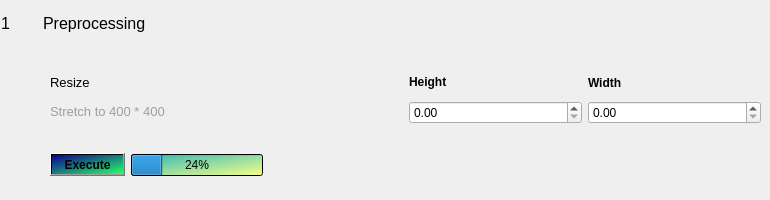
         <widget class="QWidget" name="widget_1" native="true">
          <property name="enabled">
           <bool>true</bool>
          </property>
          <property name="sizePolicy">
           <sizepolicy hsizetype="MinimumExpanding" vsizetype="Preferred">
            <horstretch>0</horstretch>
            <verstretch>0</verstretch>
           </sizepolicy>
          </property>
          <property name="minimumSize">
           <size>
            <width>200</width>
            <height>200</height>
           </size>
          </property>
          <property name="sizeIncrement">
           <size>
            <width>0</width>
            <height>0</height>
           </size>
          </property>
          <property name="baseSize">
           <size>
            <width>0</width>
            <height>0</height>
           </size>
          </property>
          <widget class="QWidget" name="layoutWidget">
           <property name="geometry">
            <rect>
             <x>1</x>
             <y>11</y>
             <width>145</width>
             <height>25</height>
            </rect>
           </property>
           <layout class="QHBoxLayout" name="horizontalLayout">
            <item>
             <widget class="QLabel" name="section1">
              <property name="font">
               <font>
                <family>Arial</family>
                <pointsize>12</pointsize>
               </font>
              </property>
              <property name="autoFillBackground">
               <bool>false</bool>
              </property>
              <property name="styleSheet">
               <string notr="true"/>
              </property>
              <property name="frameShape">
               <enum>QFrame::NoFrame</enum>
              </property>
              <property name="frameShadow">
               <enum>QFrame::Raised</enum>
              </property>
              <property name="text">
               <string>1</string>
              </property>
              <property name="textFormat">
               <enum>Qt::PlainText</enum>
              </property>
              <property name="openExternalLinks">
               <bool>false</bool>
              </property>
             </widget>
            </item>
            <item>
             <widget class="QLabel" name="Preprocessing">
              <property name="font">
               <font>
                <family>Arial</family>
                <pointsize>12</pointsize>
               </font>
              </property>
              <property name="styleSheet">
               <string notr="true">color: rgb(0, 0, 0);</string>
              </property>
              <property name="text">
               <string>Preprocessing</string>
              </property>
              <property name="wordWrap">
               <bool>false</bool>
              </property>
              <property name="textInteractionFlags">
               <set>Qt::LinksAccessibleByKeyboard</set>
              </property>
             </widget>
            </item>
           </layout>
          </widget>
          <widget class="QWidget" name="layoutWidget">
           <property name="geometry">
            <rect>
             <x>50</x>
             <y>150</y>
             <width>213</width>
             <height>30</height>
            </rect>
           </property>
           <layout class="QHBoxLayout" name="horizontalLayout_3">
            <item>
             <widget class="QPushButton" name="Pre_Execute">
              <property name="font">
               <font>
                <weight>75</weight>
                <bold>true</bold>
                <strikeout>false</strikeout>
               </font>
              </property>
              <property name="focusPolicy">
               <enum>Qt::StrongFocus</enum>
              </property>
              <property name="acceptDrops">
               <bool>false</bool>
              </property>
              <property name="styleSheet">
               <string notr="true">background-color: qlineargradient(spread:pad, x1:0, y1:0, x2:1, y2:1, stop:0 rgba(11, 0, 148, 255), stop:1 rgba(41, 255, 102, 255));</string>
              </property>
              <property name="text">
               <string>Execute</string>
              </property>
              <property name="checkable">
               <bool>false</bool>
              </property>
              <property name="checked">
               <bool>false</bool>
              </property>
              <property name="autoRepeat">
               <bool>false</bool>
              </property>
              <property name="autoExclusive">
               <bool>false</bool>
              </property>
              <property name="autoDefault">
               <bool>false</bool>
              </property>
              <property name="default">
               <bool>false</bool>
              </property>
              <property name="flat">
               <bool>false</bool>
              </property>
             </widget>
            </item>
            <item>
             <widget class="QProgressBar" name="Pbar1">
              <property name="font">
               <font>
                <weight>50</weight>
                <bold>false</bold>
                <strikeout>false</strikeout>
                <kerning>true</kerning>
               </font>
              </property>
              <property name="mouseTracking">
               <bool>false</bool>
              </property>
              <property name="focusPolicy">
               <enum>Qt::TabFocus</enum>
              </property>
              <property name="acceptDrops">
               <bool>false</bool>
              </property>
              <property name="autoFillBackground">
               <bool>false</bool>
              </property>
              <property name="styleSheet">
               <string notr="true">background-color: qlineargradient(spread:pad, x1:0, y1:0, x2:1, y2:1, stop:0 rgba(42, 180, 183, 255), stop:1 rgba(246, 255, 138, 255));
</string>
              </property>
              <property name="value">
               <number>24</number>
              </property>
              <property name="textVisible">
               <bool>true</bool>
              </property>
              <property name="invertedAppearance">
               <bool>false</bool>
              </property>
             </widget>
            </item>
           </layout>
          </widget>
          <widget class="QWidget" name="layoutWidget">
           <property name="geometry">
            <rect>
             <x>50</x>
             <y>70</y>
             <width>711</width>
             <height>54</height>
            </rect>
           </property>
           <layout class="QGridLayout" name="gridLayout_31">
            <item row="0" column="0">
             <layout class="QGridLayout" name="gridLayout_6">
              <item row="0" column="0">
               <widget class="QLabel" name="Resize">
                <property name="font">
                 <font>
                  <family>Arial</family>
                  <pointsize>10</pointsize>
                 </font>
                </property>
                <property name="text">
                 <string>Resize</string>
                </property>
               </widget>
              </item>
              <item row="1" column="0">
               <widget class="QLabel" name="Resize_subscript">
                <property name="font">
                 <font>
                  <family>Arial</family>
                  <pointsize>10</pointsize>
                 </font>
                </property>
                <property name="cursor">
                 <cursorShape>ArrowCursor</cursorShape>
                </property>
                <property name="mouseTracking">
                 <bool>false</bool>
                </property>
                <property name="tabletTracking">
                 <bool>false</bool>
                </property>
                <property name="focusPolicy">
                 <enum>Qt::WheelFocus</enum>
                </property>
                <property name="styleSheet">
                 <string notr="true">color: rgb(158, 158, 158);</string>
                </property>
                <property name="text">
                 <string>Stretch to 400 * 400</string>
                </property>
               </widget>
              </item>
             </layout>
            </item>
            <item row="0" column="1">
             <layout class="QHBoxLayout" name="horizontalLayout_2">
              <item>
               <layout class="QGridLayout" name="gridLayout_7">
                <item row="0" column="1">
                 <widget class="QLabel" name="label">
                  <property name="font">
                   <font>
                    <weight>75</weight>
                    <bold>true</bold>
                   </font>
                  </property>
                  <property name="styleSheet">
                   <string notr="true"/>
                  </property>
                  <property name="frameShape">
                   <enum>QFrame::NoFrame</enum>
                  </property>
                  <property name="frameShadow">
                   <enum>QFrame::Plain</enum>
                  </property>
                  <property name="text">
                   <string>Height</string>
                  </property>
                  <property name="textFormat">
                   <enum>Qt::RichText</enum>
                  </property>
                  <property name="scaledContents">
                   <bool>false</bool>
                  </property>
                  <property name="wordWrap">
                   <bool>true</bool>
                  </property>
                  <property name="textInteractionFlags">
                   <set>Qt::LinksAccessibleByMouse</set>
                  </property>
                 </widget>
                </item>
                <item row="1" column="1">
                 <widget class="QDoubleSpinBox" name="Resize_Height">
                  <property name="maximum">
                   <double>9999.989999999999782</double>
                  </property>
                 </widget>
                </item>
               </layout>
              </item>
              <item>
               <layout class="QGridLayout" name="gridLayout_8">
                <item row="0" column="0">
                 <widget class="QLabel" name="label_2">
                  <property name="font">
                   <font>
                    <weight>75</weight>
                    <bold>true</bold>
                    <strikeout>false</strikeout>
                   </font>
                  </property>
                  <property name="styleSheet">
                   <string notr="true">color: rgb(0, 0, 0);</string>
                  </property>
                  <property name="text">
                   <string>Width</string>
                  </property>
                 </widget>
                </item>
                <item row="1" column="0">
                 <widget class="QDoubleSpinBox" name="Resize_Width">
                  <property name="maximum">
                   <double>9999.989999999999782</double>
                  </property>
                 </widget>
                </item>
               </layout>
              </item>
             </layout>
            </item>
           </layout>
          </widget>
         </widget>
